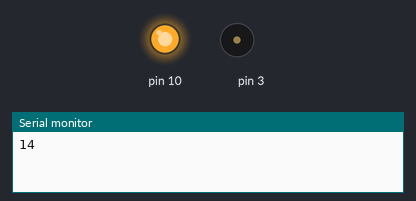
Bench run of a sketch on a simulated Arduino Uno, built with avr-gcc and run on an emulated ATmega328P. On the bench: output pins drawn as LEDs (lit = HIGH), buzzer (waves = sounding), the last lines printed to the serial monitor.

Above: at 0.16 s.
At 8.83 s:
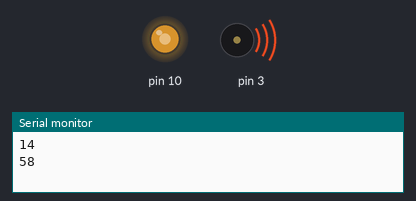
At 18.5 s:
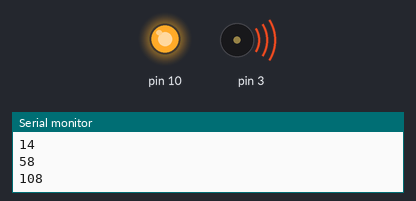
At 37.7 s:
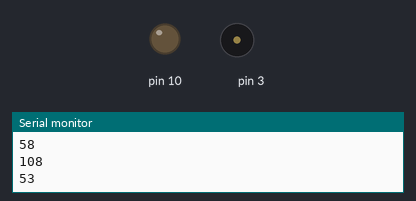
Timing chart, 0 to 40.0 s (numbered marks = the images above):
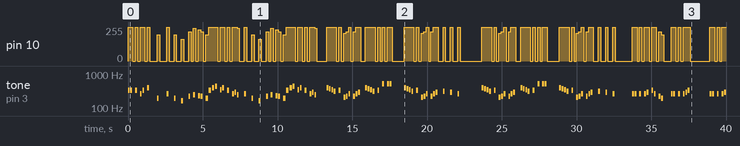

The sketch:

sketch_jun25a222.ino
```cpp
/*
  Super Mario Brothers Overworld Melody

  Note Durations:
    1 = whole note, 2 = half note,
    4 = quarter note, 8 = eighth note,
    and so on.

 */
 #include "pitches.h"

 int arrayLength;

// intro notes and durations
int smbIntroNotes[] = {
NOTE_E4, NOTE_E4,0,NOTE_E4,0, NOTE_C4, NOTE_E4, 0,
NOTE_G4, 0, 0, NOTE_G3, 0, 0
};
int smbIntroDurations[] = {
8 , 8, 8, 8, 8, 8, 8, 8,
8, 8, 4, 8, 8, 4
};

// part A notes and durations
int smbANotes[] = {
NOTE_C4, 0, 0, NOTE_G3, 0, NOTE_E3, 0,
0, NOTE_A3, 0, NOTE_B3, 0, NOTE_AS3, NOTE_A3, 0,
NOTE_G3, NOTE_E4, NOTE_G4, NOTE_A4, 0, NOTE_F4, NOTE_G4,
0, NOTE_E4, 0, NOTE_C4, NOTE_D4, NOTE_B3, 0,
NOTE_C4, 0, 0, NOTE_G3, 0, NOTE_E3, 0,
0, NOTE_A3, 0, NOTE_B3, 0, NOTE_AS3, NOTE_A3, 0,
NOTE_G3, NOTE_E4, NOTE_G4, NOTE_A4, 0, NOTE_F4, NOTE_G4,
0, NOTE_E4, 0, NOTE_C4, NOTE_D4, NOTE_B3, 0
};
int smbADurations[] = {
8, 8, 8, 8, 4, 8, 8,
8, 8, 8, 8, 8, 8, 8, 8,
6, 6, 6, 8, 8, 8, 8,
8, 8, 8, 8, 8, 8, 4,
8, 8, 8, 8, 4, 8, 8,
8, 8, 8, 8, 8, 8, 8, 8,
6, 6, 6, 8, 8, 8, 8,
8, 8, 8, 8, 8, 8, 4
};

// part B notes and durations
int smbBNotes[] = {
0, NOTE_G4, NOTE_FS4, NOTE_FF4, NOTE_DS4, 0, NOTE_E4,
0, NOTE_GS3, NOTE_A3, NOTE_C4, 0, NOTE_A3, NOTE_C4, NOTE_D4,
0, NOTE_G4, NOTE_FS4, NOTE_FF4, NOTE_DS4, 0, NOTE_E4,
0, NOTE_C5, 0, NOTE_C5, NOTE_C5, 0, 0,
0, NOTE_G4, NOTE_FS4, NOTE_FF4, NOTE_DS4, 0, NOTE_E4,
0, NOTE_GS3, NOTE_A3, NOTE_C4, 0, NOTE_A3, NOTE_C4, NOTE_D4,
0, NOTE_DS4, 0, 0, NOTE_D4, 0,
NOTE_C4, 0, 0, 0,
0, NOTE_G4, NOTE_FS4, NOTE_FF4, NOTE_DS4, 0, NOTE_E4,
0, NOTE_GS3, NOTE_A3, NOTE_C4, 0, NOTE_A3, NOTE_C4, NOTE_D4,
0, NOTE_G4, NOTE_FS4, NOTE_FF4, NOTE_DS4, 0, NOTE_E4,
0, NOTE_C5, 0, NOTE_C5, NOTE_C5, 0, 0,
0, NOTE_G4, NOTE_FS4, NOTE_FF4, NOTE_DS4, 0, NOTE_E4,
0, NOTE_GS3, NOTE_A3, NOTE_C4, 0, NOTE_A3, NOTE_C4, NOTE_D4,
0, NOTE_DS4, 0, 0, NOTE_D4, 0,
NOTE_C4, 0, 0, 0
};
int smbBDurations[] = {
4, 8, 8, 8, 8, 8, 8,
8, 8, 8, 8, 8, 8, 8, 8,
4, 8, 8, 8, 8, 8, 8,
8, 8, 8, 8, 8, 8, 4,
4, 8, 8, 8, 8, 8, 8,
8, 8, 8, 8, 8, 8, 8, 8,
4, 8, 8, 8, 8, 4,
8, 8, 4, 2,
4, 8, 8, 8, 8, 8, 8,
8, 8, 8, 8, 8, 8, 8, 8,
4, 8, 8, 8, 8, 8, 8,
8, 8, 8, 8, 8, 8, 4,
4, 8, 8, 8, 8, 8, 8,
8, 8, 8, 8, 8, 8, 8, 8,
4, 8, 8, 8, 8, 4,
8, 8, 4, 2
};

// part C notes and durations
int smbCNotes[] = {
NOTE_C4, NOTE_C4, 0, NOTE_C4, 0, NOTE_C4, NOTE_D4, 0,
NOTE_E4, NOTE_C4, 0, NOTE_A3, NOTE_G3, 0, 0,
NOTE_C4, NOTE_C4, 0, NOTE_C4, 0, NOTE_C4, NOTE_D4, NOTE_E4,
0,
NOTE_C4, NOTE_C4, 0, NOTE_C4, 0, NOTE_C4, NOTE_D4, 0,
NOTE_E4, NOTE_C4, 0, NOTE_A3, NOTE_G3, 0, 0,
NOTE_E4, NOTE_E4, 0, NOTE_E4, 0, NOTE_C4, NOTE_E4, 0,
NOTE_G4, 0, 0, NOTE_G3, 0, 0
};
int smbCDurations[] = {
8, 8, 8, 8, 8, 8, 8, 8,
8, 8, 8, 8, 8, 8, 4,
8, 8, 8, 8, 8, 8, 8, 8,
1,
8, 8, 8, 8, 8, 8, 8, 8,
8, 8, 8, 8, 8, 8, 4,
8, 8, 8, 8, 8, 8, 8, 8,
8, 8, 4, 8, 8, 4
};

// part D notes and durations
int smbDNotes[] = {
NOTE_E4, NOTE_C4, 0, NOTE_G3, 0, NOTE_GS3, 0,
NOTE_A3, NOTE_F4, 0, NOTE_F4, NOTE_A3, 0, 0,
NOTE_B3, NOTE_A4, NOTE_A4, NOTE_A4, NOTE_G4, NOTE_F4,
NOTE_E4, NOTE_C4, 0, NOTE_A3, NOTE_G3, 0, 0,
NOTE_E4, NOTE_C4, 0, NOTE_G3, 0, NOTE_GS3, 0,
NOTE_A3, NOTE_F4, 0, NOTE_F4, NOTE_A3, 0, 0,
NOTE_B3, NOTE_F4, 0, NOTE_F4, NOTE_F4, NOTE_E4, NOTE_D4,
NOTE_C4, NOTE_E3, 0, NOTE_E3, NOTE_C2, 0, 0
};
int smbDDurations[] = {
8, 8, 8, 8, 4, 8, 8,
8, 8, 8, 8, 8, 8, 4,
6, 6, 6, 6, 6, 6,
8, 8, 8, 8, 8, 8, 4,
8, 8, 8, 8, 4, 8, 8,
8, 8, 8, 8, 8, 8, 4,
8, 8, 8, 8, 6, 6, 6,
8, 8, 8, 8, 8, 8, 4
};


int tempo = 1000;

void setup() {

  Serial.begin(9600);
  //int songLength = sizeof(noteDurations) / sizeof(int);

  // iterate over the notes of the melody:

  arrayLength = sizeof(smbIntroDurations) / sizeof(int);
  playNotes(smbIntroNotes, smbIntroDurations, arrayLength);

 arrayLength = sizeof(smbADurations) / sizeof(int);
  playNotes(smbANotes, smbADurations, arrayLength);

  arrayLength = sizeof(smbBDurations) / sizeof(int);
  playNotes(smbBNotes, smbBDurations, arrayLength);

  arrayLength = sizeof(smbCDurations) / sizeof(int);
  playNotes(smbCNotes, smbCDurations, arrayLength);

  arrayLength = sizeof(smbADurations) / sizeof(int);
  playNotes(smbANotes, smbADurations, arrayLength);

  arrayLength = sizeof(smbDDurations) / sizeof(int);
  playNotes(smbDNotes, smbDDurations, arrayLength);

  /* playNotes(smbDNotes, smbDDurations, arrayLength);

  arrayLength = sizeof(smbCDurations) / sizeof(int);
  playNotes(smbCNotes, smbCDurations, arrayLength);

  arrayLength = sizeof(smbDDurations) / sizeof(int);
  playNotes(smbDNotes, smbDDurations, arrayLength);

  arrayLength = sizeof(smbADurations) / sizeof(int);
  playNotes(smbANotes, smbADurations, arrayLength);

  arrayLength = sizeof(smbBDurations) / sizeof(int);
  playNotes(smbBNotes, smbBDurations, arrayLength);

  arrayLength = sizeof(smbCDurations) / sizeof(int);
  playNotes(smbCNotes, smbCDurations, arrayLength);

  arrayLength = sizeof(smbADurations) / sizeof(int);
  playNotes(smbANotes, smbADurations, arrayLength);

  arrayLength = sizeof(smbDDurations) / sizeof(int);
  playNotes(smbDNotes, smbDDurations, arrayLength);

  playNotes(smbDNotes, smbDDurations, arrayLength);

  arrayLength = sizeof(smbCDurations) / sizeof(int);
  playNotes(smbCNotes, smbCDurations, arrayLength);

  arrayLength = sizeof(smbDDurations) / sizeof(int);
  playNotes(smbDNotes, smbDDurations, arrayLength); */
}

void loop() {
  // not needed.
}

void playNotes(int myNotes[], int myDurations[], int myLength) {

  Serial.println(arrayLength);
  for (int thisNote = 0; thisNote < arrayLength; thisNote++) {
    // to calculate the note duration, take one second
    // divided by the note type.
    int noteDuration = tempo/myDurations[thisNote];
    analogWrite(10,myNotes[thisNote]);
    tone(3, myNotes[thisNote],noteDuration);


    // to distinguish the notes, set a minimum time between them.
    // the note's duration + 30% seems to work well:
    int pauseBetweenNotes = noteDuration * 1.30;
    delay(pauseBetweenNotes);
    // stop the tone playing:
    noTone(3);


  }
}
```

pitches.h
```cpp
/*************************************************
 * Public Constants
 *************************************************/

#define NOTE_B0  31
#define NOTE_C1  33
#define NOTE_CS1 35
#define NOTE_D1  37
#define NOTE_DS1 39
#define NOTE_E1  41
#define NOTE_F1  44
#define NOTE_FS1 46
#define NOTE_G1  49
#define NOTE_GS1 52
#define NOTE_A1  55
#define NOTE_AS1 58
#define NOTE_B1  62
#define NOTE_C2  65
#define NOTE_CS2 69
#define NOTE_D2  73
#define NOTE_DS2 78
#define NOTE_E2  82
#define NOTE_F2  87
#define NOTE_FS2 93
#define NOTE_G2  98
#define NOTE_GS2 104
#define NOTE_A2  110
#define NOTE_AS2 117
#define NOTE_B2  123
#define NOTE_C3  131
#define NOTE_CS3 139
#define NOTE_D3  147
#define NOTE_DS3 156
#define NOTE_E3  165
#define NOTE_F3  175
#define NOTE_FS3 185
#define NOTE_G3  196
#define NOTE_GS3 208
#define NOTE_A3  220
#define NOTE_AS3 233
#define NOTE_B3  247
#define NOTE_C4  262
#define NOTE_CS4 277
#define NOTE_D4  294
#define NOTE_DS4 311
#define NOTE_E4  330
#define NOTE_FF4 340 // F flat needed for SMB Overworld Song
#define NOTE_F4  349
#define NOTE_FS4 370
#define NOTE_G4  392
#define NOTE_GS4 415
#define NOTE_A4  440
#define NOTE_AS4 466
#define NOTE_B4  494
#define NOTE_C5  523
#define NOTE_CS5 554
#define NOTE_D5  587
#define NOTE_DS5 622
#define NOTE_E5  659
#define NOTE_F5  698
#define NOTE_FS5 740
#define NOTE_G5  784
#define NOTE_GS5 831
#define NOTE_A5  880
#define NOTE_AS5 932
#define NOTE_B5  988
#define NOTE_C6  1047
#define NOTE_CS6 1109
#define NOTE_D6  1175
#define NOTE_DS6 1245
#define NOTE_E6  1319
#define NOTE_F6  1397
#define NOTE_FS6 1480
#define NOTE_G6  1568
#define NOTE_GS6 1661
#define NOTE_A6  1760
#define NOTE_AS6 1865
#define NOTE_B6  1976
#define NOTE_C7  2093
#define NOTE_CS7 2217
#define NOTE_D7  2349
#define NOTE_DS7 2489
#define NOTE_E7  2637
#define NOTE_F7  2794
#define NOTE_FS7 2960
#define NOTE_G7  3136
#define NOTE_GS7 3322
#define NOTE_A7  3520
#define NOTE_AS7 3729
#define NOTE_B7  3951
#define NOTE_C8  4186
#define NOTE_CS8 4435
#define NOTE_D8  4699
#define NOTE_DS8 4978
```

Measured:
- by itself, pin 10: 0/255 → 255/255 at 0.00 s, → 0/255 0.32 s later, → 255/255 0.16 s later, → 0/255 0.16 s later, … (150 changes in this stretch)
- by itself, tone on pin 3: plays 330 Hz for 0.13 s, 330 Hz for 0.13 s, 330 Hz for 0.13 s, 262 Hz for 0.13 s, 330 Hz for 0.13 s, 392 Hz for 0.13 s … (127 notes in this stretch)
